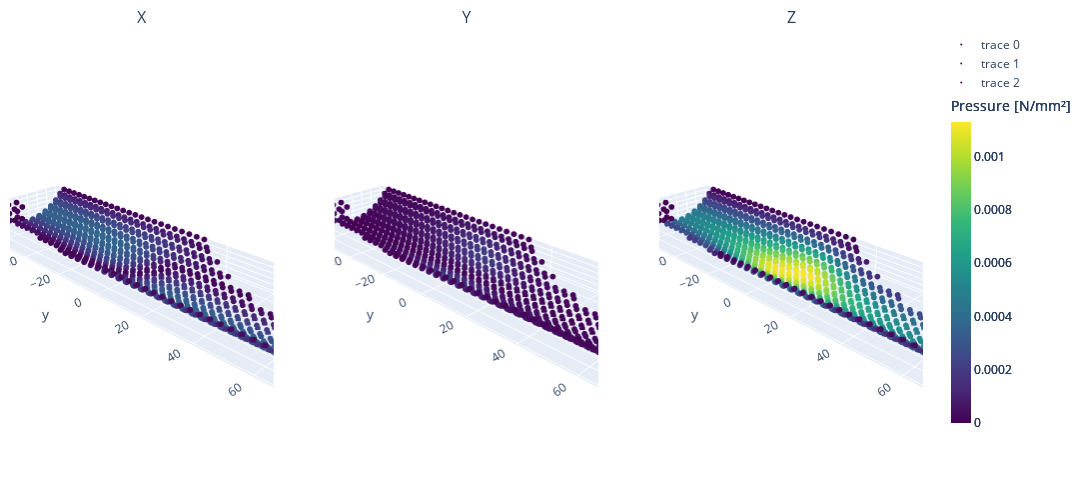

Notebook cell for this chart:
### Markdown cell above
## Force Scatter XYZ

### Code cell
# Calculate global color scale limits based on the maximum absolute pressure value
max_abs_pressure = np.max(np.abs(pressures))

fig = make_subplots(
    rows=1,
    cols=3,
    subplot_titles=("X", "Y", "Z"),
    specs=[[{"type": "scatter3d"}, {"type": "scatter3d"}, {"type": "scatter3d"}]],
)

for i in range(3):
    scatter = go.Scatter3d(
        x=point_list[:, 0],
        y=point_list[:, 1],
        z=point_list[:, 2],
        mode="markers",
        marker=dict(
            size=2,
            color=np.abs(pressures[:, i]),  # Set color equal to a variable
            colorscale=colormap,  # Choose a colormap
            cmin=0,  # Set consistent color scale limits
            cmax=max_abs_pressure,  # Set consistent color scale limits
            colorbar=dict(
                title="Pressure [N/mm²]",
                len=0.75,
                thickness=20,
            ),
            opacity=1,
        ),
    )
    fig.add_trace(scatter, row=1, col=i + 1)

fig.update_layout(
    width=1200,  # Adjusted for 3 plots
    height=500,
    margin=dict(l=10, r=10, t=30, b=10),
    scene1=dict(
        aspectmode="data",
        aspectratio=dict(x=1, y=1, z=1),
        camera=dict(eye=dict(x=3, y=3, z=2)),
    ),
    scene2=dict(
        aspectmode="data",
        aspectratio=dict(x=1, y=1, z=1),
        camera=dict(eye=dict(x=3, y=3, z=2)),
    ),
    scene3=dict(
        aspectmode="data",
        aspectratio=dict(x=1, y=1, z=1),
        camera=dict(eye=dict(x=3, y=3, z=2)),
    ),
)

display(fig)

### Figure 1 — Plotly figure (JSON) as saved in the notebook; plotly's stock layout.template omitted (floating-point values rounded to 4 significant figures; data arrays with more than 128 entries replaced by an {"elided": "..."} marker saying what was removed)
{"data": [{"marker": {"cmax": 0.001134, "cmin": 0, "color": {"elided": "902 float values"}, "colorbar": {"len": 0.75, "thickness": 20, "title": {"text": "Pressure [N/mm²]"}}, "colorscale": [[0, "#440154"], [0.1111, "#482878"], [0.2222, "#3e4989"], [0.3333, "#31688e"], [0.4444, "#26828e"], [0.5556, "#1f9e89"], [0.6667, "#35b779"], [0.7778, "#6ece58"], [0.8889, "#b5de2b"], [1, "#fde725"]], "opacity": 1, "size": 2}, "mode": "markers", "scene": "scene", "type": "scatter3d", "x": {"elided": "902 float values"}, "y": {"elided": "902 float values"}, "z": {"elided": "902 float values"}}, {"marker": {"cmax": 0.001134, "cmin": 0, "color": {"elided": "902 float values"}, "colorbar": {"len": 0.75, "thickness": 20, "title": {"text": "Pressure [N/mm²]"}}, "colorscale": [[0, "#440154"], [0.1111, "#482878"], [0.2222, "#3e4989"], [0.3333, "#31688e"], [0.4444, "#26828e"], [0.5556, "#1f9e89"], [0.6667, "#35b779"], [0.7778, "#6ece58"], [0.8889, "#b5de2b"], [1, "#fde725"]], "opacity": 1, "size": 2}, "mode": "markers", "scene": "scene2", "type": "scatter3d", "x": {"elided": "902 float values"}, "y": {"elided": "902 float values"}, "z": {"elided": "902 float values"}}, {"marker": {"cmax": 0.001134, "cmin": 0, "color": {"elided": "902 float values"}, "colorbar": {"len": 0.75, "thickness": 20, "title": {"text": "Pressure [N/mm²]"}}, "colorscale": [[0, "#440154"], [0.1111, "#482878"], [0.2222, "#3e4989"], [0.3333, "#31688e"], [0.4444, "#26828e"], [0.5556, "#1f9e89"], [0.6667, "#35b779"], [0.7778, "#6ece58"], [0.8889, "#b5de2b"], [1, "#fde725"]], "opacity": 1, "size": 2}, "mode": "markers", "scene": "scene3", "type": "scatter3d", "x": {"elided": "902 float values"}, "y": {"elided": "902 float values"}, "z": {"elided": "902 float values"}}], "layout": {"annotations": [{"font": {"size": 16}, "showarrow": false, "text": "X", "x": 0.1444, "xanchor": "center", "xref": "paper", "y": 1, "yanchor": "bottom", "yref": "paper"}, {"font": {"size": 16}, "showarrow": false, "text": "Y", "x": 0.5, "xanchor": "center", "xref": "paper", "y": 1, "yanchor": "bottom", "yref": "paper"}, {"font": {"size": 16}, "showarrow": false, "text": "Z", "x": 0.8556, "xanchor": "center", "xref": "paper", "y": 1, "yanchor": "bottom", "yref": "paper"}], "height": 500, "margin": {"b": 10, "l": 10, "r": 10, "t": 30}, "scene": {"aspectmode": "data", "aspectratio": {"x": 1, "y": 1, "z": 1}, "camera": {"eye": {"x": 3, "y": 3, "z": 2}}, "domain": {"x": [0, 0.2889], "y": [0, 1]}}, "scene2": {"aspectmode": "data", "aspectratio": {"x": 1, "y": 1, "z": 1}, "camera": {"eye": {"x": 3, "y": 3, "z": 2}}, "domain": {"x": [0.3556, 0.6444], "y": [0, 1]}}, "scene3": {"aspectmode": "data", "aspectratio": {"x": 1, "y": 1, "z": 1}, "camera": {"eye": {"x": 3, "y": 3, "z": 2}}, "domain": {"x": [0.7111, 1], "y": [0, 1]}}, "width": 1200}}
